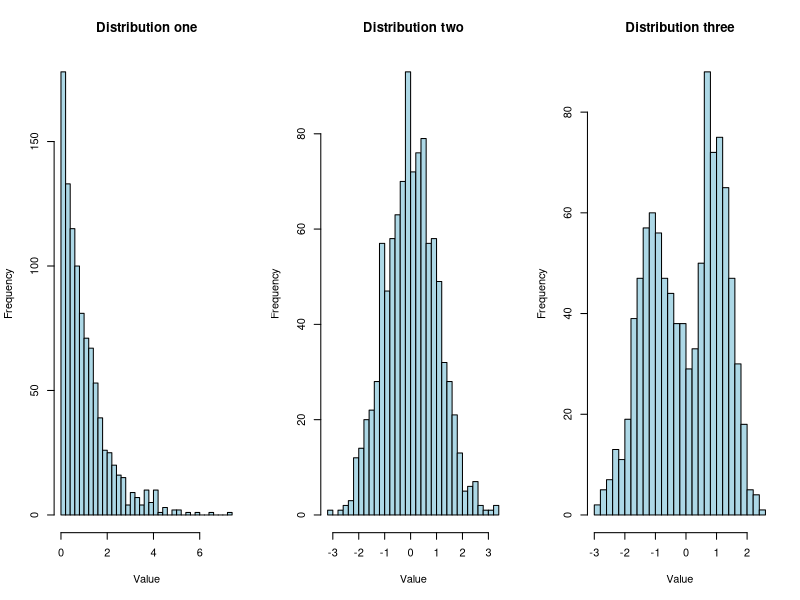
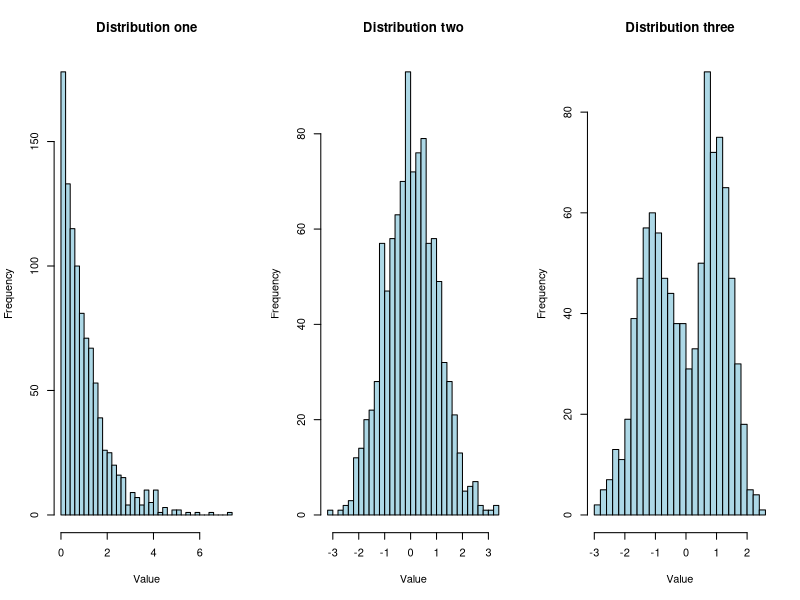
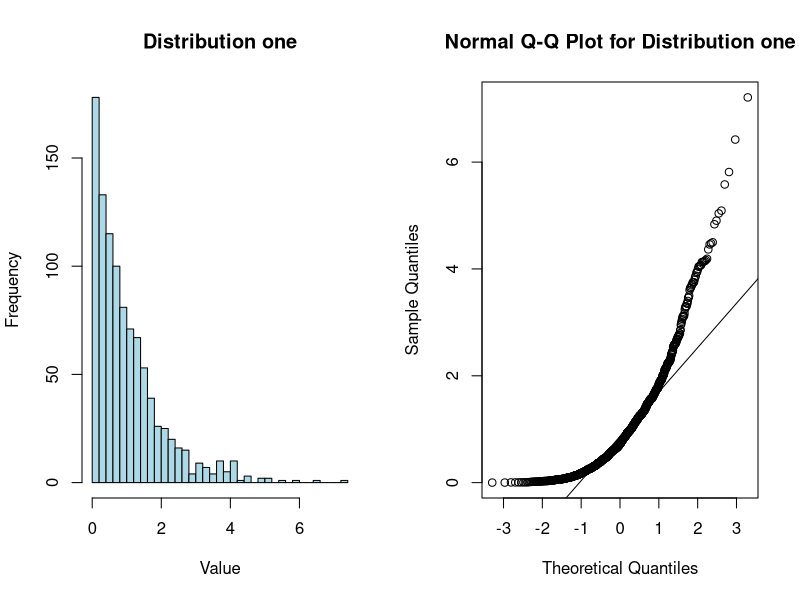
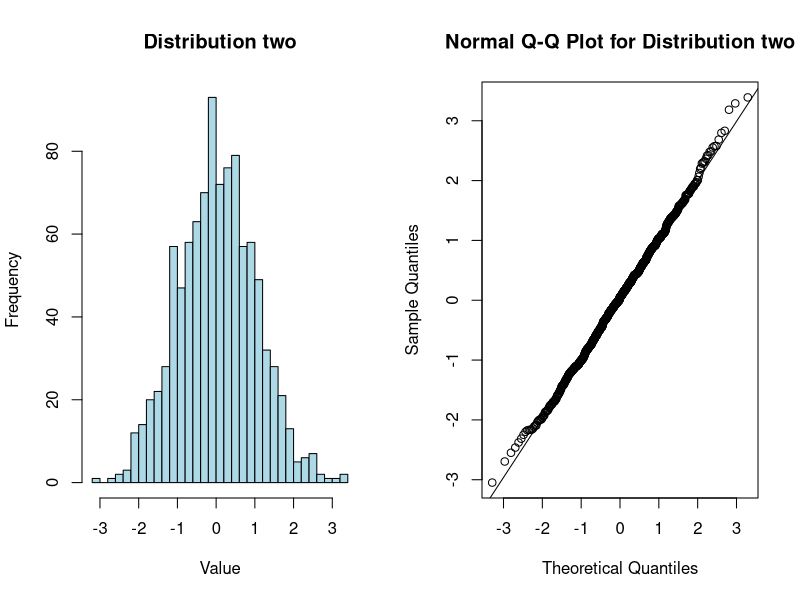
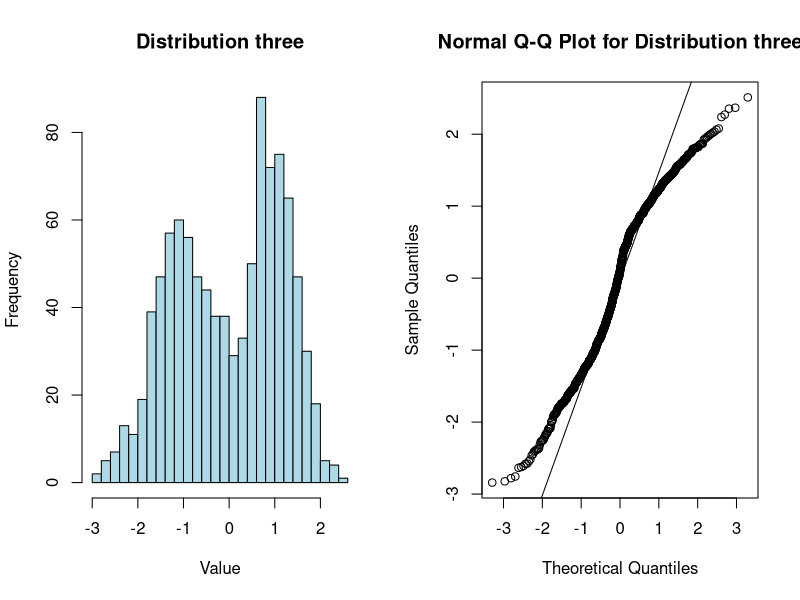
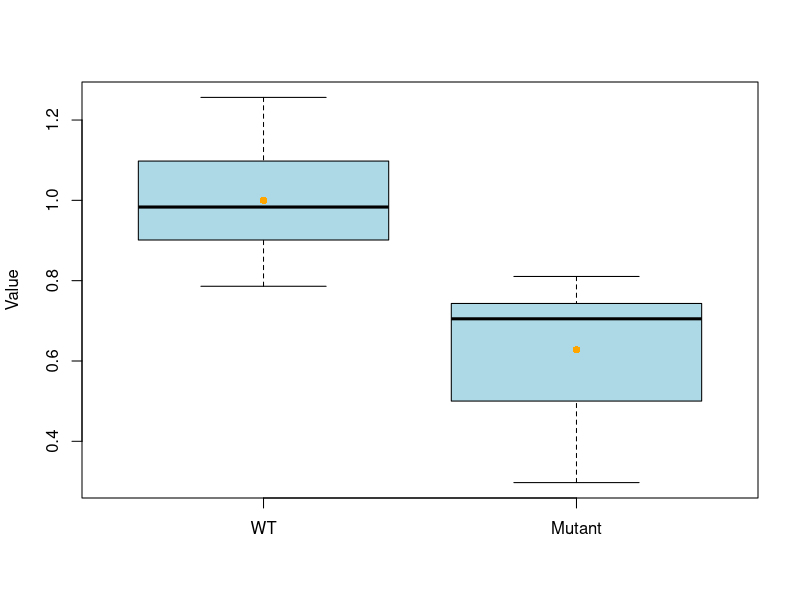
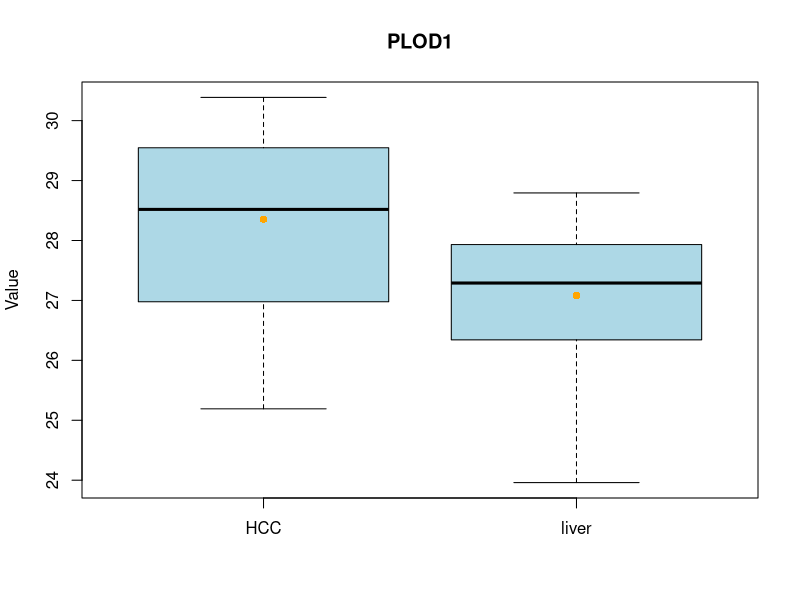
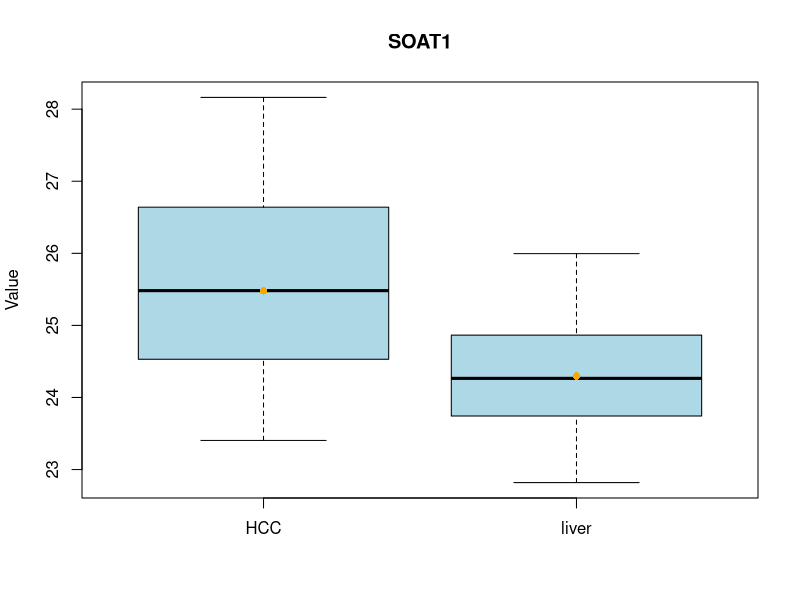

Here is the R script that generated these plots, in order:
## ---- chunk 1
library(knitr)

options(width = 300)
# options(encoding = 'UTF-8')
knitr::opts_chunk$set(
  fig.width = 7, fig.height = 5, 
  fig.path = 'figures/adjustment_',
  fig.align = "center", 
  size = "tiny", 
  echo = TRUE, 
  eval = TRUE, 
  warning = FALSE, 
  message = FALSE, 
  results = TRUE, 
  comment = "")

options(scipen = 12) ## Max number of digits for non-scientific notation
# knitr::asis_output("\\footnotesize")

## ---- chunk 2
# Set seed for reproducibility
set.seed(123)

# Generate three different distributions of equal sizes (n=1000)
distr_one <- rexp(n = 1000)
distr_two <- rnorm(n = 1000, mean = 0, sd = 1) 
distr_three <- c(rnorm(n = 500, mean = -1, sd = 0.7), rnorm(n = 500, mean = 1, sd = 0.5))

#plot the distributions
par(mfrow = c(1, 3)) # one line, three columns
hist(distr_one, col = "lightblue", breaks = 30, main="Distribution one",xlab="Value")  # Histogram with 30 bins
hist(distr_two, col = "lightblue", breaks = 30, main="Distribution two",xlab="Value")  # Histogram with 30 bins
hist(distr_three, col = "lightblue", breaks = 30, main="Distribution three",xlab="Value")  # Histogram with 30 bins

## ---- chunk 3
#plot the distributions
par(mfrow = c(1, 3)) # one line, three columns
hist(distr_one, col = "lightblue", breaks = 30, main="Distribution one",xlab="Value")  # Histogram with 30 bins
hist(distr_two, col = "lightblue", breaks = 30, main="Distribution two",xlab="Value")  # Histogram with 30 bins
hist(distr_three, col = "lightblue", breaks = 30, main="Distribution three",xlab="Value")  # Histogram with 30 bins

## ---- chunk 4

#plot the distributions
par(mfrow = c(1, 2)) # one line, two columns
hist(distr_one, col = "lightblue", breaks = 30, main="Distribution one",xlab="Value")  # Histogram with 30 bins
qqnorm(distr_one, main = "Normal Q-Q Plot for Distribution one")
qqline(distr_one)
## ---- chunk 5

#plot the distributions
par(mfrow = c(1, 2)) # one line, two columns
hist(distr_two, col = "lightblue", breaks = 30, main="Distribution two",xlab="Value")  # Histogram with 30 bins
qqnorm(distr_two, main = "Normal Q-Q Plot for Distribution two")
qqline(distr_two)
## ---- chunk 6

#plot the distributions
par(mfrow = c(1, 2)) # one line, two columns
hist(distr_three, col = "lightblue", breaks = 30, main="Distribution three",xlab="Value")  # Histogram with 30 bins
qqnorm(distr_three, main = "Normal Q-Q Plot for Distribution three")
qqline(distr_three)

## ---- chunk 7

# Perform Shapiro-Wilk test on each distribution
shapiro_test_one <- shapiro.test(distr_one)
shapiro_test_two <- shapiro.test(distr_two)
shapiro_test_three <- shapiro.test(distr_three)

# Print results
print("Shapiro-Wilk Test Results:")
print(paste("Distribution one - W =", round(shapiro_test_one$statistic, 3), ", p-value =", round(shapiro_test_one$p.value, 3)))
print(paste("Distribution two - W =", round(shapiro_test_two$statistic, 3), ", p-value =", round(shapiro_test_two$p.value, 3)))
print(paste("Distribution three - W =", round(shapiro_test_three$statistic, 3), ", p-value =", round(shapiro_test_three$p.value, 3)))


## ---- chunk 8
par(mfrow=c(1,1))
# luciferase signals (wild-type allele)
wt <- c(0.786, 1.0978, 1.2563, 0.9746, 0.893, 0.9922, 0.9013, 1.1021, 1.0441, 0.9524)

# luciferase signals (mutant allele)
mutant <- c(0.4099, 0.2972, 0.7156, 0.8035, 0.7348, 0.8104, 0.5002, 0.6945, 0.7432, 0.5712)

boxplot(wt, mutant, col = "lightblue", names = c("WT", "Mutant"), ylab = "Value")
# Add the mean as an orange plot
points(c(1, 2), c(mean(wt), mean(mutant)), pch = 16, col = "orange")

## ---- chunk 9
par(mfrow=c(1,1))
# Abundance of PLOD1 in HCC samples
PLOD1_HCC <- c(26.25333435, 29.19924481, 26.70833057, 29.24807639, 28.62644876, 29.93297676, 28.962677, 26.37716286, 27.30033692, 28.22379816, 29.0607743, 26.94882241, 28.24703517, 25.68821829,
30.14892047, 28.47707367, 29.83000369, 29.56230893, 29.54710625, 29.09164167, 29.47583756, 28.51878352, 28.07902792, 26.94078136, 30.35625976, 25.19106705, 26.77893917, 30.35352818, 26.97738283, 28.2768851, 27.33883633, 30.3876149, 29.5727533)

summary(PLOD1_HCC)

# Abundance of PLOD1 in normal liver samples
PLOD1_liver <- c(27.57513619, 26.16211746, 27.55647366, 27.79240725, 27.94547741, 26.51825826, 27.06445382, 27.13926624, 26.34189271, 27.99020976, 27.8013783, 27.1786416, 27.40145455, 25.29165187, 27.93814711, 23.96013772, 26.08925908, 28.34193512, 25.5605754, 26.93370848, 26.62268393, 28.39856268, 28.4563845, 28.07352241, 28.79361695, 25.35393614, 27.6505466, 27.51186483, 26.59434374, 26.45029253, 26.22740178, 27.93185032, 27.74374587, 26.34121408)

summary(PLOD1_liver)

boxplot(PLOD1_HCC, PLOD1_liver, col = "lightblue", names = c("HCC", "liver"), ylab = "Value", main="PLOD1")
#Add the mean as an orange plot
points(c(1, 2), c(mean(PLOD1_HCC), mean(PLOD1_liver)), pch = 16, col = "orange")

# Abundance of SOAT1 in HCC samples
SOAT1_HCC <- c(23.65534554,25.98333218,24.99614968,24.69317299,24.4096991,25.78366731,24.041347,23.40418631,25.88103347,28.16317378,26.64030761,26.42582416,24.17417108,25.79446624,26.82893002,25.48222302,27.76458513,27.0581698,26.70252972,24.5709744,23.49081563,24.93107256,24.65889005,24.53023153,26.91786572)

summary(SOAT1_HCC)

# Abundance of SOAT1 in normal liver samples
SOAT1_liver <- c(23.58083912,23.74293684,24.42322929,24.15383217,23.33087641,24.30917823,23.29530035,25.54886705,23.01808062,25.52722141,24.3938827,24.20232175,24.98567902,22.8192303,25.24945145,24.43593472,25.99580475,23.94055735,24.865094,24.49118274,24.22169803,24.03640841)

summary(SOAT1_liver)

boxplot(SOAT1_HCC, SOAT1_liver, col = "lightblue", names = c("HCC", "liver"), ylab = "Value", main="SOAT1")
#Add the mean as an orange plot
points(c(1, 2), c(mean(SOAT1_HCC), mean(SOAT1_liver)), pch = 16, col = "orange")

qqnorm(SOAT1_HCC)
qqline(SOAT1_HCC)
## ---- chunk 10

# create a vector containing 11 data points
x <- c(-2.2146999,-1.3356286,-0.9356286,-0.6264538,-0.2553884,0.2836433,0.6874291,0.9383247,1.5117812,1.9952808,2.4146999)

# Display summary statistics
summary(x)

# All points will share the same x-position in the plot
xpos <- rep(1, length(x))

# Plot the data points 
plot(
  xpos, x,
  xaxt = "n", xlab = "",
  ylab = "Value",
  pch = 19,
  ylim = c(-2.6,2.6),
  col = "lightblue"
)
